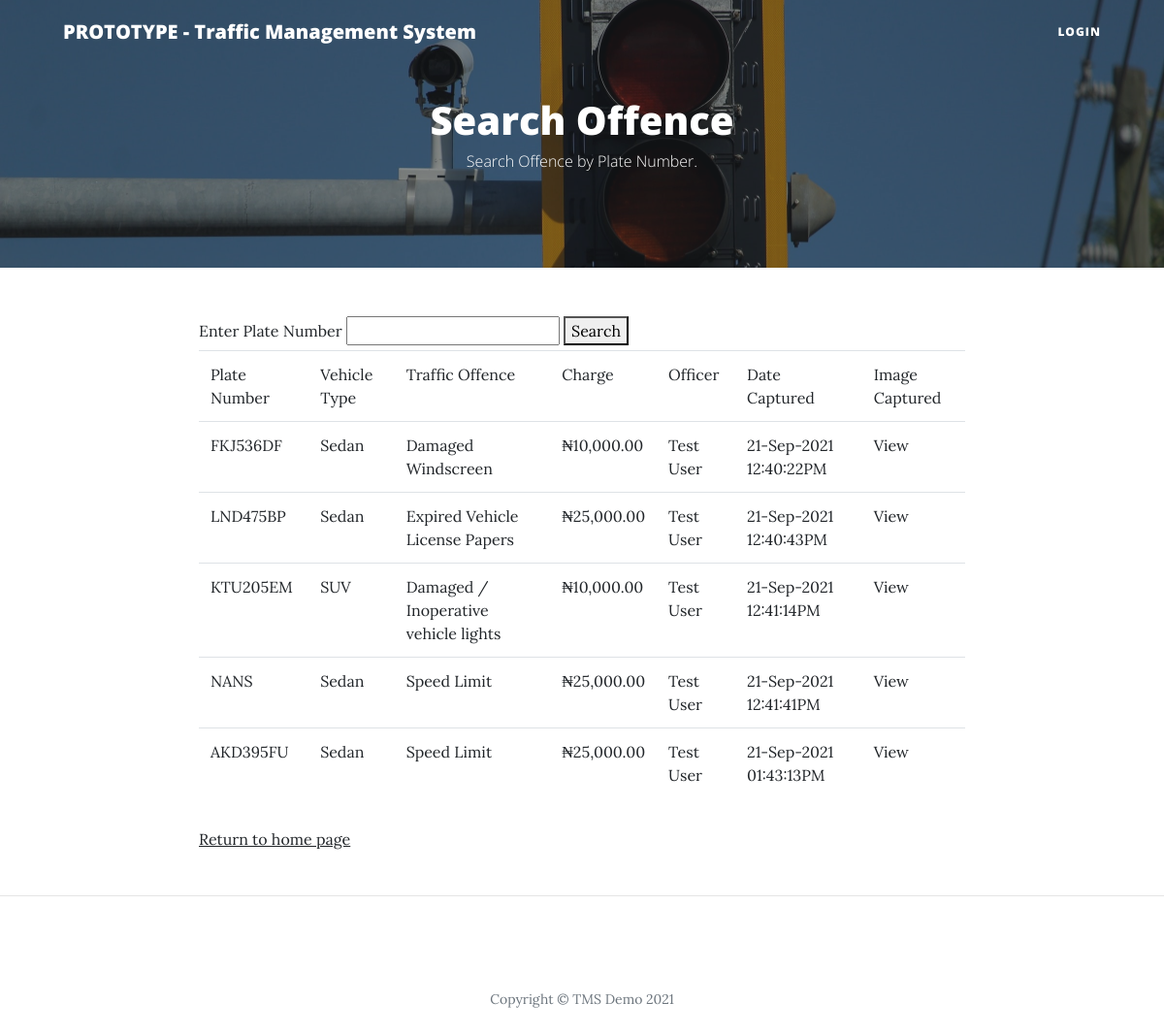
Before: /search with the older database file.
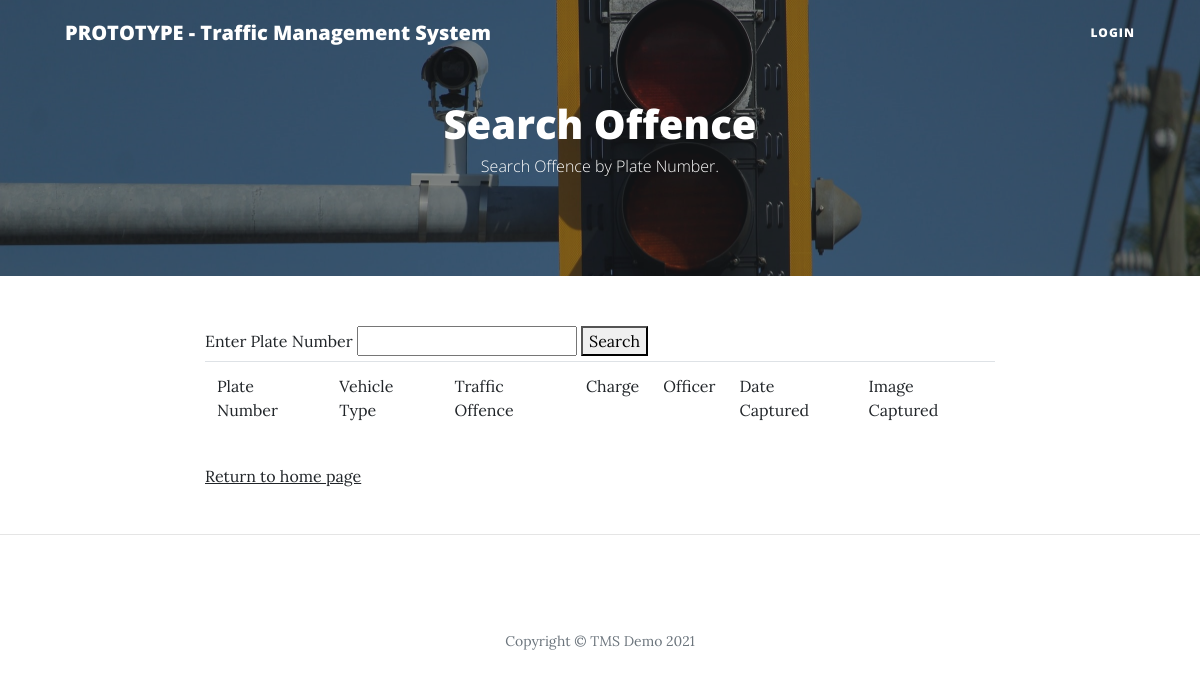
After: the same page with the newer database file.
### main.py (models this page shows)
class Bookings(db.Model):
    __tablename__ = "traffic_bookings"
    id = db.Column(db.Integer, primary_key=True)
    officer_id = db.Column(db.Integer, db.ForeignKey("users.id"), nullable=False)
    officer = relationship("User", back_populates="booking_officer")
    offence_id = db.Column(db.Integer, db.ForeignKey("traffic_offence.id"), nullable=False)
    offence = relationship("Offence", back_populates="offence_booking")
    plate_no = db.Column(db.String(250), nullable=False)
    vehicle_type = db.Column(db.String(250), nullable=True)
    vehicle_model = db.Column(db.String(250), nullable=True)
    vehicle_make = db.Column(db.String(250), nullable=True)
    vehicle_color = db.Column(db.String(250), nullable=True)
    vehicle_orientation = db.Column(db.String(250), nullable=True)
    comment = db.Column(db.Text, nullable=True)
    img = db.Column(db.String(250), nullable=False)
    date_created = db.Column(db.DateTime, nullable=False)

class Offence(db.Model):
    __tablename__ = "traffic_offence"
    id = db.Column(db.Integer, primary_key=True)
    offence_name = db.Column(db.String(250), nullable=False)
    offence_booking = relationship("Bookings", back_populates="offence")
    offence_desc = db.Column(db.Text, nullable=True)
    fees = db.Column(db.Float, nullable=False)
    date_created = db.Column(db.DateTime, nullable=False)

class User(UserMixin, db.Model):
    __tablename__ = "users"
    id = db.Column(db.Integer, primary_key=True)
    name = db.Column(db.String(250), nullable=False)
    email = db.Column(db.String(250), unique=True, nullable=False)
    username = db.Column(db.String(250), unique=True, nullable=False)
    booking_officer = relationship("Bookings", back_populates="officer")
    password = db.Column(db.String(250), nullable=False)
    date_created = db.Column(db.DateTime, nullable=False)

### main.py (the view)
@app.route('/search', methods=["GET", "POST"])
def search_offence():
    search_form = SearchForm()
    if search_form.validate_on_submit():
        search_query = search_form.search_value.data
        search_result = Bookings.query.filter_by(plate_no=search_query).all()
        list_of_rows = [
            ['Plate Number', 'Vehicle Type', 'Traffic Offence', 'Charge', 'Officer', 'Date Captured', 'Image Captured']]
        for row in search_result:
            new_row = [row.plate_no,
                       row.vehicle_type,
                       Offence.query.get(row.offence_id).offence_name,
                       "₦{:,.2f}".format(Offence.query.get(row.offence_id).fees),
                       User.query.get(row.officer_id).name,
                       row.date_created.strftime("%d-%b-%Y %I:%M:%S%p"),
                       row.img]
            list_of_rows.append(new_row)
        return render_template("search.html", form=search_form, result=list_of_rows, query=search_query)
    else:
        list_of_rows = [
            ['Plate Number', 'Vehicle Type', 'Traffic Offence', 'Charge', 'Officer', 'Date Captured', 'Image Captured']]
        query = Bookings.query.limit(20).all()
        for row in query:
            new_row = [row.plate_no,
                       row.vehicle_type,
                       Offence.query.get(row.offence_id).offence_name,
                       "₦{:,.2f}".format(Offence.query.get(row.offence_id).fees),
                       User.query.get(row.officer_id).name,
                       row.date_created.strftime("%d-%b-%Y %I:%M:%S%p"),
                       row.img]
            list_of_rows.append(new_row)
        return render_template("search.html", form=search_form, result=list_of_rows)

### forms.py
class SearchForm(FlaskForm):
    search_value = StringField("Enter Plate Number", validators=[DataRequired()])
    submit = SubmitField("Search")

### templates/search.html (shortened to what this page needs)
{% include "header.html" %}
<header class="masthead" style="background-image: url('{{ url_for('static', filename='img/traffic-light.jpg')}}')">
    <div class="overlay"></div>
    <div class="container">
        <div class="row">
            <div class="col-lg-8 col-md-10 mx-auto">
                <div class="site-heading">
                    <h1>Search Offence</h1>
                    <span class="subheading">Search Offence by Plate Number.</span>
                </div>
            </div>
        </div>
    </div>
</header>
    <div class="row">
        <div class="col-lg-8 col-md-10 mx-auto">
            <form method="POST" action="">
                {{ form.search_value.label }} {{ form.search_value }}
                <button>Search</button>
                {% if result%}
                <table class="table">
                    {% for row in result %}
                    <tr>
                        {% for item in row %}
                          {% if item[:7] == "static/" %}
                          <td><a href="{{ item }}">View</a></td>
                          {% else %}
                          <td>{{ item }}</td>
                          {% endif %}
                        {% endfor %}
                    </tr>
                    {% endfor %}
                </table>
                {% endif %}
                <p><a href="{{ url_for('capture_image') }}">Return to home page</a></p>
            </form>
        </div>
    </div>
<hr>
{% include "footer.html" %}

### templates/header.html (shortened to what this page needs)
<!DOCTYPE html>
<html lang="en">
<head>
  <link href="{{ url_for('static', filename='vendor/bootstrap/css/bootstrap.min.css') }}" rel="stylesheet">
  <link href="{{ url_for('static', filename='vendor/fontawesome-free/css/all.min.css')}}" rel="stylesheet" type="text/css">
  <link href="{{ url_for('static', filename='css/clean-blog.min.css')}}" rel="stylesheet">
</head>
<body>
  <nav class="navbar navbar-expand-lg navbar-light fixed-top" id="mainNav">
    <div class="container">
      <a class="navbar-brand" href="{{url_for('login')}}">PROTOTYPE - Traffic Management System</a>
      <div class="collapse navbar-collapse" id="navbarResponsive">
        <ul class="navbar-nav ml-auto">
          {% if not current_user.is_authenticated %}
          <li class="nav-item">
            <a class="nav-link" href="{{ url_for('login') }}">Login</a>
          </li>
          {% else %}
          <li class="nav-item">
            <a class="nav-link" href="{{ url_for('logout') }}">Log Out</a>
          </li>
          {% endif %}
        </ul>
      </div>
    </div>
  </nav>

### templates/footer.html (shortened to what this page needs)
  <footer>
    <div class="container">
      <div class="row">
        <div class="col-lg-8 col-md-10 mx-auto">
          <p class="copyright text-muted">Copyright &copy; TMS Demo 2021</p>
        </div>
      </div>
    </div>
  </footer>
</body>
</html>

Changed rows visible on the page:
removed Bookings: plate_no "FKJ536DF", vehicle_type "Sedan"
no longer on this page (row unchanged): Offence: offence_name "Damaged Windscreen"
no longer on this page (row unchanged): User: name "Test User"
removed Bookings: plate_no "LND475BP", vehicle_type "Sedan"
no longer on this page (row unchanged): Offence: offence_name "Expired Vehicle License Papers"
removed Bookings: plate_no "KTU205EM", vehicle_type "SUV"
no longer on this page (row unchanged): Offence: offence_name "Damaged / Inoperative vehicle lights"
removed Bookings: plate_no "NANS", vehicle_type "Sedan"
no longer on this page (row unchanged): Offence: offence_name "Speed Limit"
removed Bookings: plate_no "AKD395FU", vehicle_type "Sedan"
Other visible differences:
list line gone: "₦10,000.00 21-Sep-2021 12:40:22PM"
list line gone: "₦25,000.00 21-Sep-2021 12:40:43PM"
list line gone: "₦10,000.00 21-Sep-2021 12:41:14PM"
list line gone: "₦25,000.00 21-Sep-2021 12:41:41PM"
list line gone: "₦25,000.00 21-Sep-2021 01:43:13PM"
